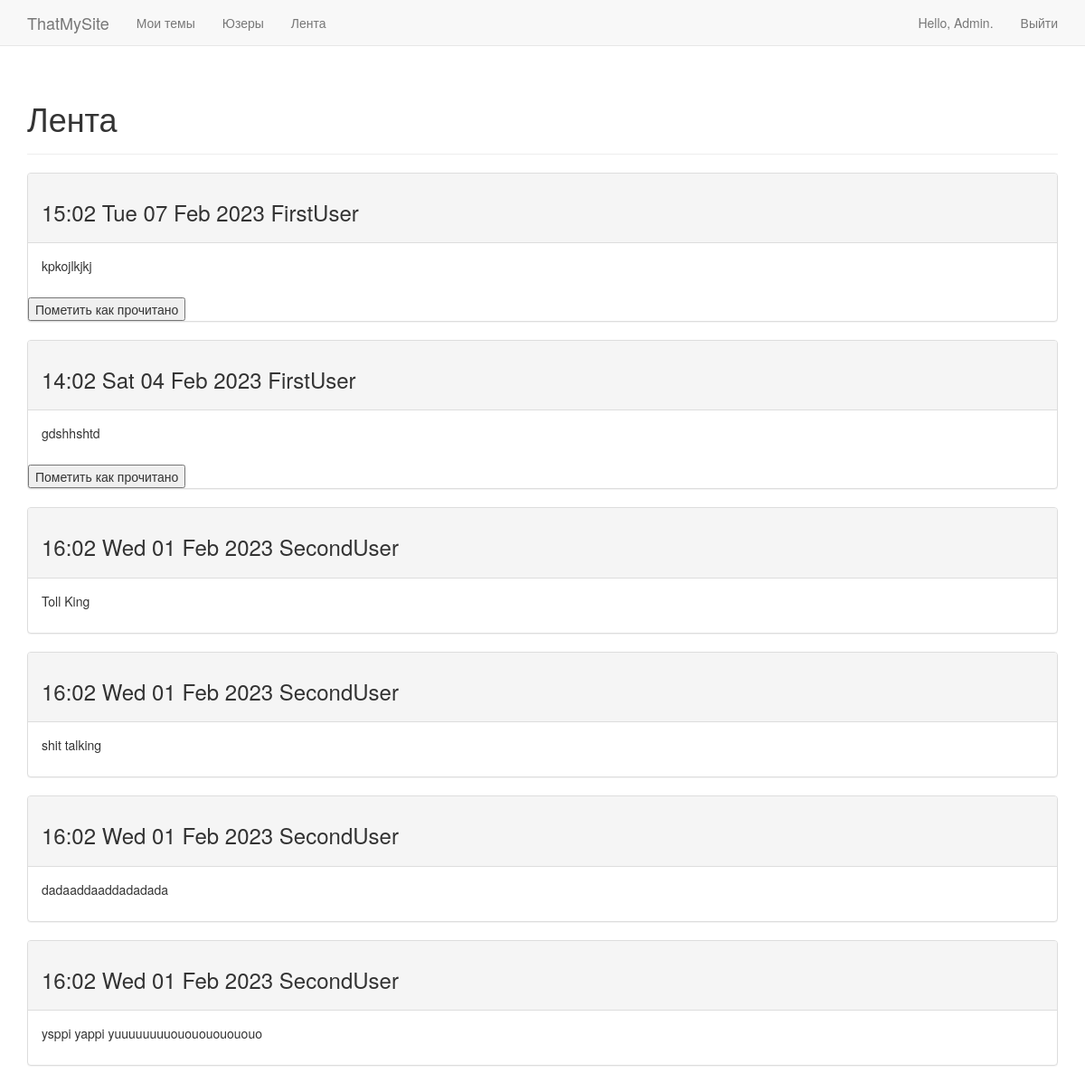
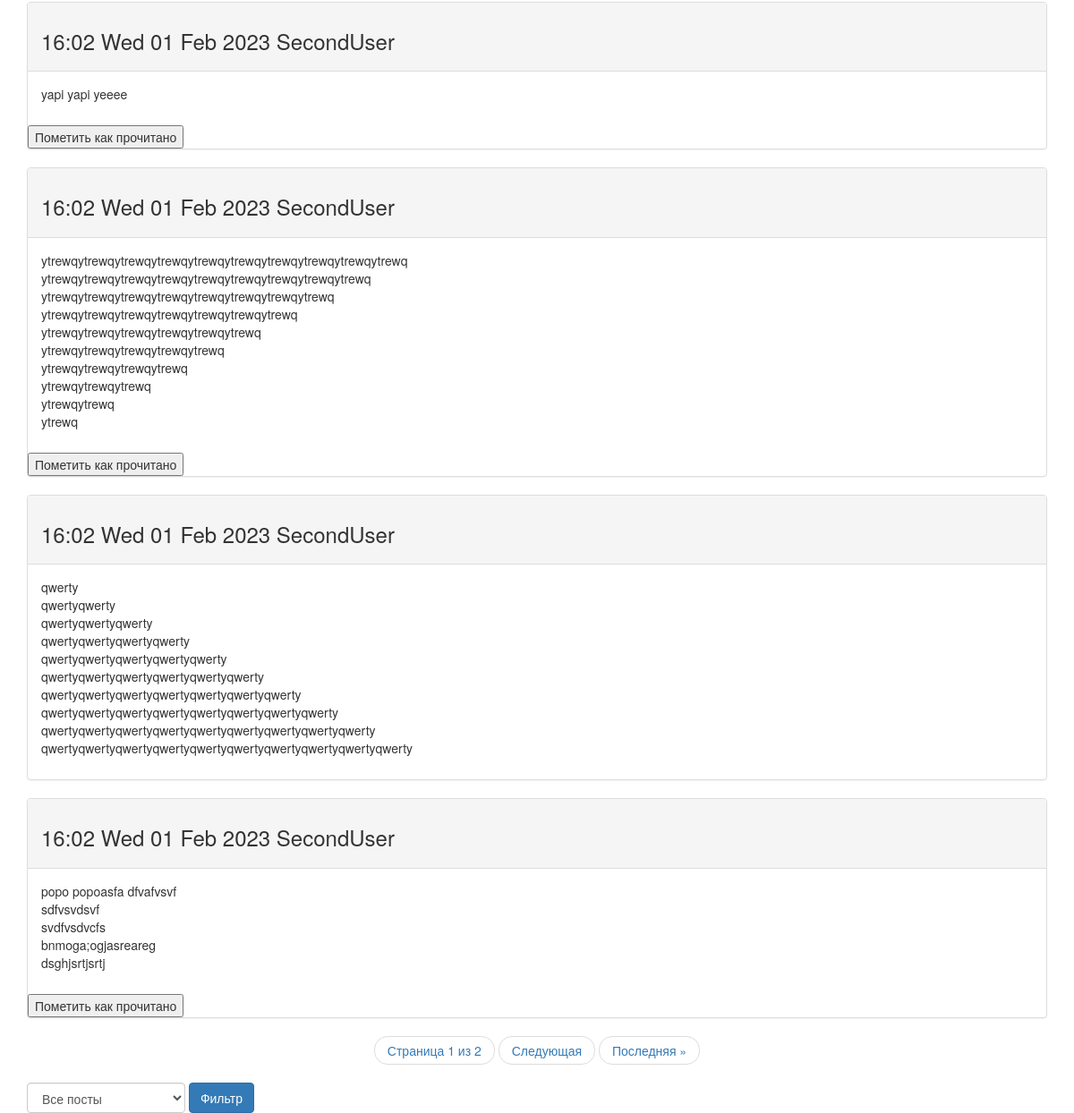
Page /polls/lenta/ (signed in) on the committed database (2 pictures, top to bottom).
### polls/models.py (models this page shows, shortened)
class Entry(models.Model):
    topic = models.ForeignKey('Topic', on_delete=models.CASCADE)
    text = models.TextField()
    pub_date = models.DateTimeField('pub_date', auto_now_add=True)
    is_read = models.BooleanField(default=False)
    class Meta:
        verbose_name_plural = 'entries'

class Topic(models.Model):
    text = models.CharField(max_length=200)
    pub_date = models.DateTimeField('pub_date', auto_now_add=True)
    owner = models.ForeignKey(User, on_delete=models.CASCADE)

### polls/views.py (the view)
# urls.py: re_path('lenta/', views.lenta, name='lenta'),
@login_required
def lenta(request):
    subs = Subscribe.objects.filter(meown=request.user).all()
    zubz = [zub.subs for zub in subs]
    owners = User.objects.filter(username__in=zubz)
    topicsubs = Topic.objects.filter(owner__in=owners).all()
    entr = Entry.objects.filter(topic__in=topicsubs).order_by('-pub_date')
    filter = request.GET.get('filter', 'all') # Фильтрация на помеченные и все посты
    if filter == 'all':
        entrys = entr
    elif filter == 'flagged':
        entrys = entr.filter(is_read=True)
    paginator = Paginator(entrys, 10) # Пагинация
    page_number = request.GET.get('page')
    page_obj = paginator.get_page(page_number)
    context = {'subs': subs, 'entrys': entrys, 'page_obj': page_obj}
    return render(request, 'polls/lenta.html', context)

### templates/polls/lenta.html (shortened to what this page needs)
{% extends 'polls/base.html' %}
{% block header %}
    <h1>Лента</h1>
{% endblock header %}
{% block content %}
    {% for entry in page_obj %}
        <div class="panel panel-default">
                <div class="panel-heading">
                    <h3>
                        {{ entry.pub_date | date:"H:m D d M Y" }}
                        {{ entry.topic.owner }}
                    </h3>
                </div>
                <div class="panel-body">
                    {{ entry.text | linebreaks }}
                </div>
                {% if not entry.is_read %}
                    <form action="{% url 'polls:mark_as_read' %}" method="post">
                        <input type="submit" value="Пометить как прочитано">
                    </form>
                {% endif %}
        </div>
    {% empty %}
       Но энтри
    {% endfor %}
    <nav aria-label="Новостя">
        <ul class="pager">
            <span class="current">
                <li><a> Страница {{ page_obj.number }} из {{ page_obj.paginator.num_pages }}</a></li>
            </span>
            {% if page_obj.has_next %}
                <li><a href="?page={{ page_obj.next_page_number }}">Следующая</a></li>
                <li><a href="?page={{ page_obj.paginator.num_pages }}">Последняя &raquo;</a></li>
            {% endif %}
        </ul>
    </nav>
    <form action="{% url 'polls:lenta' %}" method="get" class="form-inline">
        <div class="form-group">
            <select name="filter" id="filter" class="form-control">
                <option value="all">Все посты</option>
            </select>
        </div>
        <button type="submit" class="btn btn-primary">Фильтр</button>
    </form>
{% endblock content %}

### templates/polls/base.html (shortened to what this page needs)
{% load bootstrap3 %}
<!DOCTYPE html>
<html lang="en-ru">
<head>
    {% bootstrap_css %}
</head>
<body>
    <nav class="navbar navbar-default navbar-static-top">
    <div class="container">
        <div class="navbar-header">
        <a class="navbar-brand" href="{% url 'polls:ind' %}">ThatMySite</a>
        </div>
        <div id="navbar" class="navbar-collapse collapse">
	        <ul class="nav navbar-nav">
	            <li><a href="{% url 'polls:topics' %}">Мои темы</a></li>
            </ul>
            <ul class="nav navbar-nav">
                <li><a href="{% url 'polls:uss' %}">Юзеры</a></li>
            </ul>
            <ul class="nav navbar-nav">
                <li><a href="{% url 'polls:lenta' %}">Лента</a></li>
            </ul>
	        <ul class="nav navbar-nav navbar-right">
                {% if user.is_authenticated %}
                    <li><a>Hello, {{ user.username }}.</a></li>
                    <li><a href="{% url 'users:logout' %}">Выйти</a></li>
                {% else %}
                    <li><a href="{% url 'users:register' %}">Регистрация</a></li>
                    <li><a href="{% url 'users:login' %}">Войти</a></li>
                {% endif %}
	        </ul>
        </div>
    </div>
    </nav>
    <div class="container">
        <div class="page-header">
            {% block header %}{% endblock header %}
        </div>
        <div>
            {% block content %}{% endblock content %}
        </div>
    </div>
</body>
</html>

### rows in the picture
Entry: pub_date "15:02 Tue 07 Feb 2023", topic.owner "FirstUser", text "kpkojlkjkj"
Entry: pub_date "14:02 Sat 04 Feb 2023", topic.owner "FirstUser", text "gdshhshtd"
Entry: pub_date "16:02 Wed 01 Feb 2023", topic.owner "SecondUser", text "Toll King"
Entry: pub_date "16:02 Wed 01 Feb 2023", topic.owner "SecondUser", text "shit talking"
Entry: pub_date "16:02 Wed 01 Feb 2023", topic.owner "SecondUser", text "dadaaddaaddadadada"
Entry: pub_date "16:02 Wed 01 Feb 2023", topic.owner "SecondUser", text "ysppi yappi yuuuuuuuuououououououo"
Entry: pub_date "16:02 Wed 01 Feb 2023", topic.owner "SecondUser", text "yapi yapi yeeee"
Entry: pub_date "16:02 Wed 01 Feb 2023", topic.owner "SecondUser", text "ytrewqytrewqytrewqytrewqytrewqytrewqytrewqytrewqytrewqytrewq ytrewqytrewqytrewqytrewqytrewqytrewqytrewqytrewqytrewq ytrewqytrewqytrewqytrewqytrewqytrewqytrewqytrewq ytrewqytrewqytrewqytrewqytrewqytrewqytrewq ytrewqytrewqytrewqytrewqytrewqytrewq ytrewqytrewqytrewqytrewqytrewq ytrewqytrewqytrewqytrewq ytrewqytrewqytrewq ytrewqytrewq ytrewq"
Entry: pub_date "16:02 Wed 01 Feb 2023", topic.owner "SecondUser", text "qwerty qwertyqwerty qwertyqwertyqwerty qwertyqwertyqwertyqwerty qwertyqwertyqwertyqwertyqwerty qwertyqwertyqwertyqwertyqwertyqwerty qwertyqwertyqwertyqwertyqwertyqwertyqwerty qwertyqwertyqwertyqwertyqwertyqwertyqwertyqwerty qwertyqwertyqwertyqwertyqwertyqwertyqwertyqwertyqwerty qwertyqwertyqwertyqwertyqwertyqwertyqwertyqwertyqwertyqwerty"
Entry: pub_date "16:02 Wed 01 Feb 2023", topic.owner "SecondUser", text "popo popoasfa dfvafvsvf sdfvsvdsvf svdfvsdvcfs bnmoga;ogjasreareg dsghjsrtjsrtj"

### other values in the picture
{{ user.username }} "Admin"
{{ page_obj.number }} "1"
{{ page_obj.paginator.num_pages }} "2"
